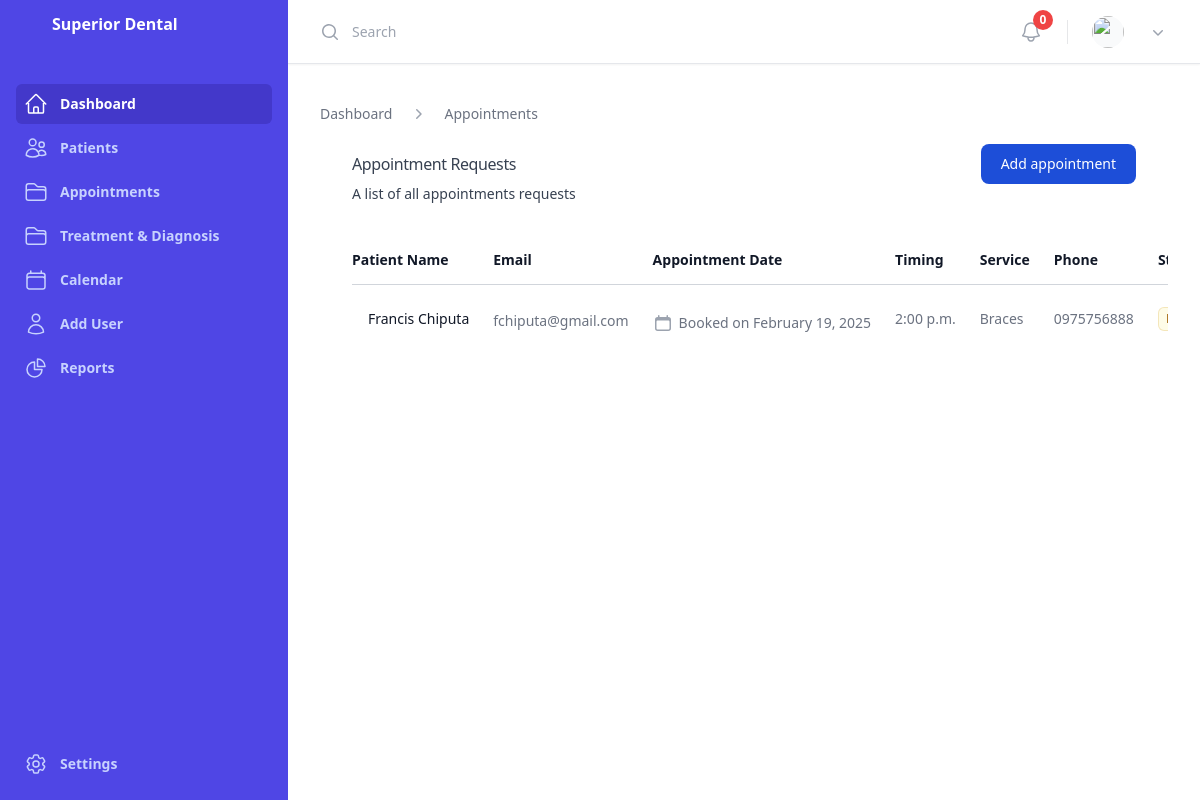
/appointments, run on an earlier commit of the app's database.
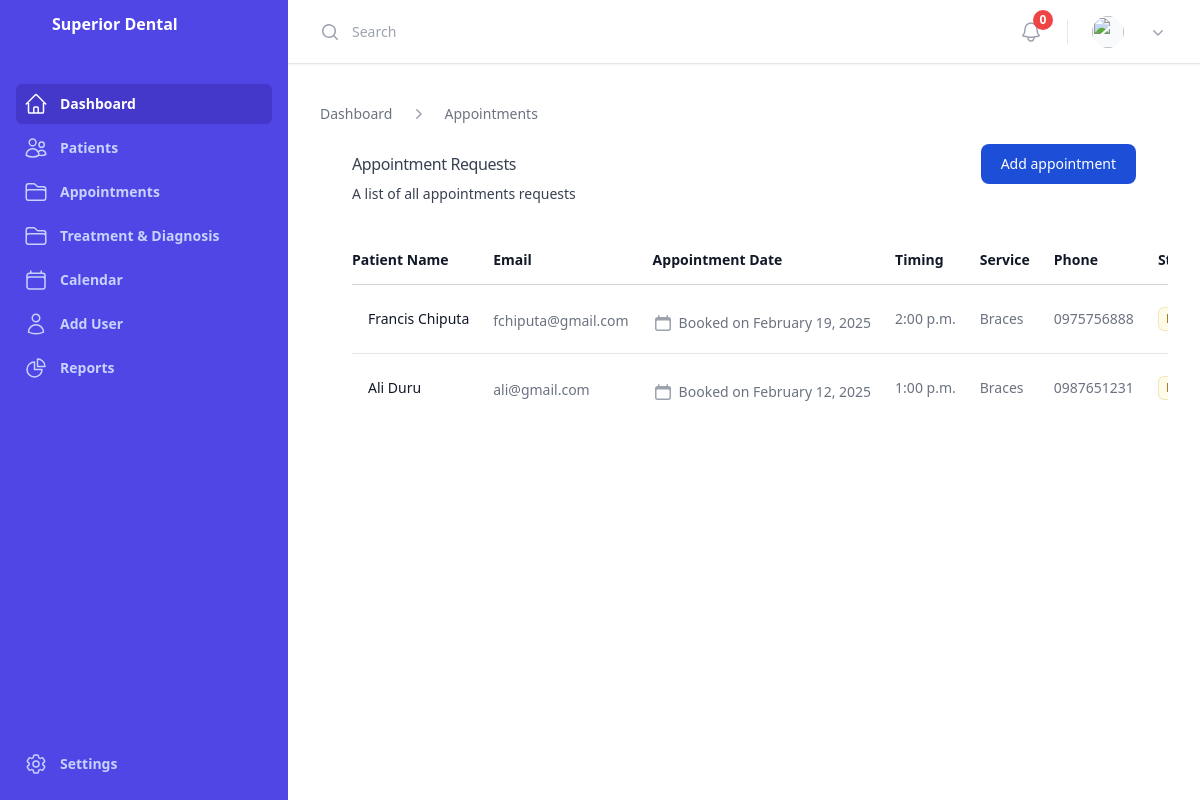
And on a later commit of the database.
### appointment/models.py (models this page shows, shortened)
class Appointment(models.Model):
    patient = models.ForeignKey(Patient, on_delete=models.CASCADE)
    dentist = models.ForeignKey(Dentist, on_delete=models.CASCADE, blank=True, null=True)  # Correctly reference the Dentist model
    date_time = models.DateTimeField()
    status_choices = [('Pending', 'Pending'), ('Scheduled', 'Scheduled'), ('Completed', 'Completed'), ('Cancelled', 'Cancelled')]
    status = models.CharField(max_length=20, choices=status_choices, default='Pending')
    notes = models.TextField(blank=True, null=True)
    service = models.ForeignKey('Service', on_delete=models.CASCADE)
    phone = models.CharField(max_length=15, blank=True, null=True)
    is_patient_new = models.BooleanField(default=False)

class Service(models.Model):
    name = models.CharField(max_length=100)  # Required field
    description = models.TextField(blank=True, null=True)
    price = models.DecimalField(max_digits=10, decimal_places=2, null=True)  # Required field
    duration = models.DurationField(blank=True, null=True)
    def __str__(self):
        return self.name

### patient/models.py (models this page shows)
class Patient(models.Model):
    first_name = models.CharField(max_length=50)
    last_name = models.CharField(max_length=50)
    date_of_birth = models.DateField(blank=True, null=True)
    gender_choices = [('M', 'Male'), ('F', 'Female')]
    gender = models.CharField(max_length=1, choices=gender_choices, blank=True, null=True)
    nrc = models.CharField(max_length=55,blank=True, null=True)
    phone = models.CharField(max_length=15)
    email = models.EmailField(unique=True)
    address = models.TextField(blank=True, null=True)
    medical_history = models.TextField(blank=True, null=True)
    is_patient = models.BooleanField(default=False)
    def __str__(self):
        return f"{self.first_name} {self.last_name}"

### templates/views.py (the view)
# urls.py: path('appointments', views.AppointmentsPage, name='appointments'),
def AppointmentsPage(request):
    appointments = Appointment.objects.filter(status='Pending')
    dentists = Dentist.objects.filter(user__user_type=3)
    services = Service.objects.filter(name__isnull=False, price__isnull=False)
    return render(
        request,
        'appointments.html',
        {
            'appointments': appointments,  # Pending appointments
            'dentists': dentists,         # List of dentists
            'services': services          # Services with valid name and price
        }
    )

### templates/appointments.html (shortened to what this page needs)
{% extends 'base.html'%}
{% block content %}
<div class="lg:flex lg:items-center lg:justify-between">
    <div class="min-w-0 flex-1">
      <nav class="flex" aria-label="Breadcrumb">
        <ol role="list" class="flex items-center space-x-4">
          <li>
            <div class="flex">
              <a href="#" class="text-sm font-medium text-gray-500 hover:text-gray-700">Dashboard</a>
            </div>
          </li>
          <li>
            <div class="flex items-center">
              <svg class="size-5 shrink-0 text-gray-400" viewBox="0 0 20 20" fill="currentColor" aria-hidden="true" data-slot="icon">
                <path fill-rule="evenodd" d="M8.22 5.22a.75.75 0 0 1 1.06 0l4.25 4.25a.75.75 0 0 1 0 1.06l-4.25 4.25a.75.75 0 0 1-1.06-1.06L11.94 10 8.22 6.28a.75.75 0 0 1 0-1.06Z" clip-rule="evenodd" />
              </svg>
              <a href="#" class="ml-4 text-sm font-medium text-gray-500 hover:text-gray-700">Appointments</a>
            </div>
          </li>
        </ol>
      </nav>
    </div>
  </div>
  <div class="px-4 sm:px-6 lg:px-8">
    <div class="sm:flex sm:items-center">
      <div class="sm:flex-auto">
        <h3 class="pt-5 mt-2 text-gray-700 sm:truncate  sm:tracking-tight">Appointment Requests</h3>
        <p class="mt-2 text-sm text-gray-700">A list of all appointments requests</p>
      </div>
      <div class="mt-4 sm:ml-16 sm:mt-0 sm:flex-none">
        <button data-open-modal class="block text-white bg-blue-700 hover:bg-blue-800 focus:ring-4 focus:outline-none focus:ring-blue-300 font-medium rounded-lg text-sm px-5 py-2.5 text-center dark:bg-blue-600 dark:hover:bg-blue-700 dark:focus:ring-blue-800" type="button">
          Add appointment
        </button>
      </div>
    </div>
    <div class="mt-8 flow-root">
      <div class="-mx-4 -my-2 overflow-x-auto sm:-mx-6 lg:-mx-8">
        <div class="inline-block min-w-full py-2 align-middle sm:px-6 lg:px-8">
          <table class="min-w-full divide-y divide-gray-300">
            <thead>
              <tr>
                <th scope="col" class="py-3.5 pl-4 pr-3 text-left text-sm font-semibold text-gray-900 sm:pl-0">Patient Name</th>
                <th scope="col" class="px-3 py-3.5 text-left text-sm font-semibold text-gray-900">Email</th>
                <th scope="col" class="px-3 py-3.5 text-left text-sm font-semibold text-gray-900">Appointment Date</th>
                <th scope="col" class="px-3 py-3.5 text-left text-sm font-semibold text-gray-900">Timing</th>
                <th scope="col" class="px-3 py-3.5 text-left text-sm font-semibold text-gray-900">Service</th>
                <th scope="col" class="px-3 py-3.5 text-left text-sm font-semibold text-gray-900">Phone</th>
                <th scope="col" class="px-3 py-3.5 text-left text-sm font-semibold text-gray-900">Status</th>
              </tr>
            </thead>
            <tbody class="divide-y divide-gray-200 bg-white">
              {% for appointment in appointments %}
              <tr>
                <td class="whitespace-nowrap py-5 pl-4 pr-3 text-sm sm:pl-0">
                  <div class="flex items-center">
                    <div class="ml-4">
                      <div class="font-medium text-gray-900">{{appointment.patient}}</div>
                    </div>
                  </div>
                </td>
                <td class="whitespace-nowrap px-3 py-5 text-sm text-gray-500">
                    <div class="mt-1 text-gray-500"> {{ appointment.patient.email }} </div>
                </td>
                <td class="whitespace-nowrap px-3 py-5 text-sm text-gray-500">
                    <div class="mt-2 flex items-center text-sm text-gray-500">
                        Booked on {{ appointment.date_time|date:"F j, Y"}}
                      </div>
                      <td class="whitespace-nowrap px-3 py-5 text-sm text-gray-500">
                          <p class="text-sm text-gray-500">
                              <a href="#" class="hover:underline"> {{ appointment.date_time|date:"g:i a" }}</a>
                            </p>
                      </td>
                      <td class="whitespace-nowrap px-3 py-5 text-sm text-gray-500">
                        <p class="text-sm text-gray-500">
                           {{ appointment.service }}
                          </p>
                    </td>
                    <td class="whitespace-nowrap px-3 py-5 text-sm text-gray-500">
                        <p class="text-sm text-gray-500">
                           {{ appointment.patient.phone }}
                        </p>
                    </td>
                </td>
                <td class="whitespace-nowrap px-3 py-5 text-sm text-gray-500">
                  <span class="inline-flex items-center rounded-md bg-yellow-50 px-2 py-1 text-xs font-medium text-yellow-700 ring-1 ring-inset ring-yellow-600/20">{{ appointment.status }}</span>
                </td>
              </tr>
              {% endfor %}
            </tbody>
          </table>
        </div>
      </div>
    </div>
  </div>
{% endblock %}

### templates/base.html (shortened to what this page needs)
{% load static %}
<!DOCTYPE html>
<html lang="en">
<head>
    <script src="https://cdn.tailwindcss.com"></script>
</head>
<body>
<div>
  <div class="hidden lg:fixed lg:inset-y-0 lg:z-50 lg:flex lg:w-72 lg:flex-col">
    <div class="flex grow flex-col gap-y-5 overflow-y-auto bg-indigo-600 px-6 pb-4">
      <div class="flex h-16 shrink-0 items-start justify-start">
        <h1 class=" p-3 mx-4 text-white font-bold"> Superior Dental </h1>
      </div>
      <nav class="flex flex-1 flex-col">
        <ul role="list" class="flex flex-1 flex-col gap-y-7">
          <li>
            <ul role="list" class="-mx-2 space-y-1">
              <li>
                <a href="{%  url 'dashboard' %}" class="group flex gap-x-3 rounded-md bg-indigo-700 p-2 text-sm/6 font-semibold text-white">
                  Dashboard
                </a>
              </li>
              <li>
                <a href="{%  url 'patients' %}" class="group flex gap-x-3 rounded-md p-2 text-sm/6 font-semibold text-indigo-200 hover:bg-indigo-700 hover:text-white">
                  Patients
                </a>
              </li>
              <li>
                <a href="{% url 'appointments' %}" class="group flex gap-x-3 rounded-md p-2 text-sm/6 font-semibold text-indigo-200 hover:bg-indigo-700 hover:text-white">
                  Appointments
                </a>
              </li>
              <li>
                <a href="{% url 'scheduled_appointment' %}" class="group flex gap-x-3 rounded-md p-2 text-sm/6 font-semibold text-indigo-200 hover:bg-indigo-700 hover:text-white">
                  Treatment & Diagnosis
                </a>
              </li>
              <li>
                <a href="#" class="group flex gap-x-3 rounded-md p-2 text-sm/6 font-semibold text-indigo-200 hover:bg-indigo-700 hover:text-white">
                  Calendar
                </a>
              </li>
              <li>
                <a href="{% url 'create_user' %}" class="group flex gap-x-3 rounded-md p-2 text-sm/6 font-semibold text-indigo-200 hover:bg-indigo-700 hover:text-white">
                  Add User
                </a>
              </li>
              <li>
                <a href="#" class="group flex gap-x-3 rounded-md p-2 text-sm/6 font-semibold text-indigo-200 hover:bg-indigo-700 hover:text-white">
                  Reports
                </a>
              </li>
            </ul>
          </li>
          <li>
          <li class="mt-auto">
            <a href="#" class="group -mx-2 flex gap-x-3 rounded-md p-2 text-sm/6 font-semibold text-indigo-200 hover:bg-indigo-700 hover:text-white">
              Settings
            </a>
          </li>
        </ul>
      </nav>
    </div>
  </div>
  <div class="lg:pl-72">
    <div class="sticky top-0 z-40 flex h-16 shrink-0 items-center gap-x-4 border-b border-gray-200 bg-white px-4 shadow-sm sm:gap-x-6 sm:px-6 lg:px-8">
      <div class="flex flex-1 gap-x-4 self-stretch lg:gap-x-6">
        <form class="grid flex-1 grid-cols-1" action="#" method="GET">
          <input type="search" name="search" aria-label="Search" class="col-start-1 row-start-1 block size-full bg-white pl-8 text-base text-gray-900 outline-none placeholder:text-gray-400 sm:text-sm/6" placeholder="Search">
        </form>
        <div class="flex items-center gap-x-4 lg:gap-x-6">
<button
id="notificationButton"
type="button"
class="-m-2.5 p-2.5 text-gray-400 hover:text-gray-500 relative"
>
    <span
        id="notificationCount"
        class="absolute top-0 right-0 bg-red-500 text-white text-xs font-bold rounded-full w-5 h-5 flex items-center justify-center"
    >0</span>
    </button>
          <div class="relative">
            <button type="button" class="-m-1.5 flex items-center p-1.5" id="user-menu-button" aria-expanded="false" aria-haspopup="true" onclick="toggleDropdown(event)">
              <img class="size-8 rounded-full bg-gray-50" src="https://images.unsplash.com/photo-1472099645785-5658abf4ff4e?ixlib=rb-1.2.1&ixid=eyJhcHBfaWQiOjEyMDd9&auto=format&fit=facearea&facepad=2&w=256&h=256&q=80" alt="">
              <span class="hidden lg:flex lg:items-center">
                <svg class="ml-2 size-5 text-gray-400" viewBox="0 0 20 20" fill="currentColor" aria-hidden="true" data-slot="icon">
                  <path fill-rule="evenodd" d="M5.22 8.22a.75.75 0 0 1 1.06 0L10 11.94l3.72-3.72a.75.75 0 1 1 1.06 1.06l-4.25 4.25a.75.75 0 0 1-1.06 0L5.22 9.28a.75.75 0 0 1 0-1.06Z" clip-rule="evenodd" />
                </svg>
              </span>
            </button>
          </div>
        </div>
      </div>
    </div>
    <main class="py-10">
      <div class="px-4 sm:px-6 lg:px-8">
         {% block content %}
         {% endblock %}
      </div>
    </main>
  </div>
</div>
</body>
</html>

What changed in the data, as far as the page shows it:
added Appointment: patient "Ali Duru", patient.email "ali@gmail.com", date_time "February 12, 2025", date_time "1:00 p.m.", service "Braces", patient.phone "0987651231"
